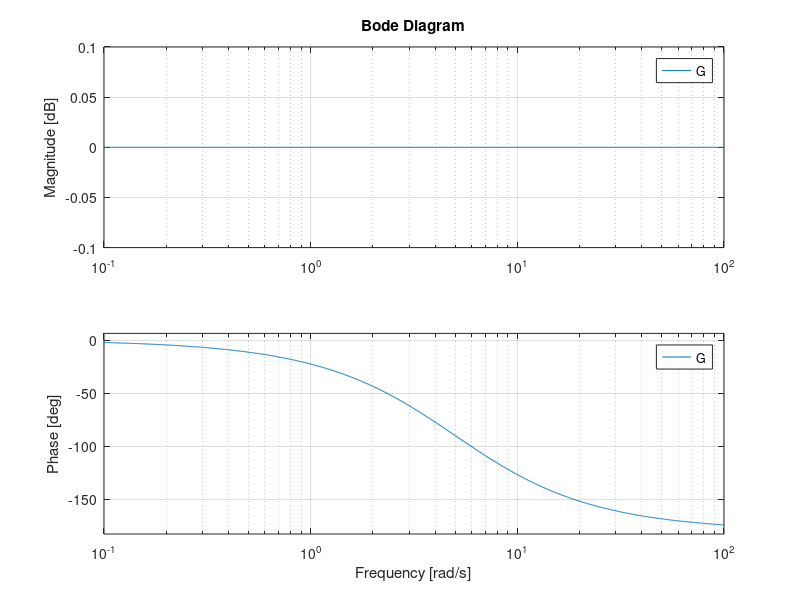
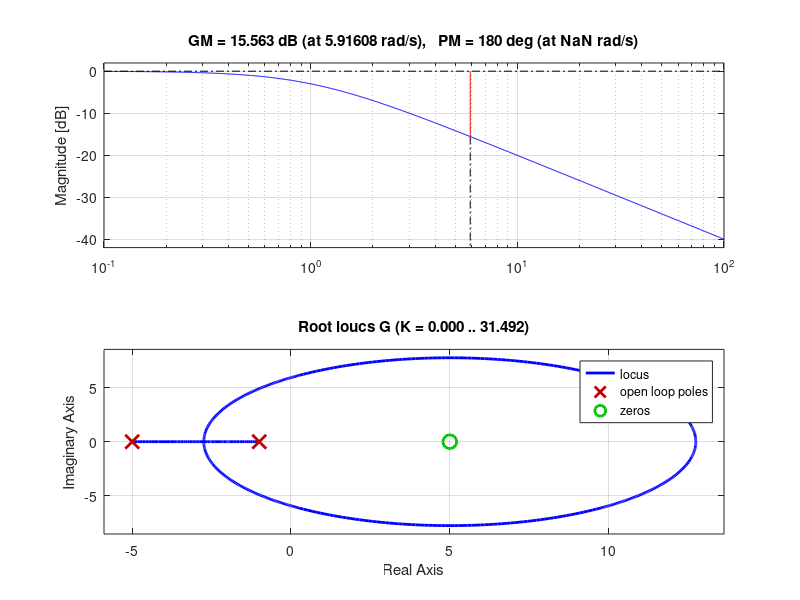

Write the MATLAB code that produced these figures, in order. (Note: this script raises an error after producing the figures.)
%% Allpass System Lecture
% $$G(s) = \frac{1 - as}{1 + as}$$

s = tf('s'); a = 1/5;
G = (1 - a*s)/(1 + a*s)
figure, bode(G)
P = 1/(s + 1)
k = 1; C = k;
Y = P*G*k 
G = (-k/(s+1))*(s-1/a)/(s+1/a)
figure, bode(G), margin(G)
pzmap(G)
nyquist(G)
rlocus(G)
[k,poles] = rlocfind(G)
%% 
% Thus, k is about 6 so our range can only be within 
% 
% $$0<k<6$$